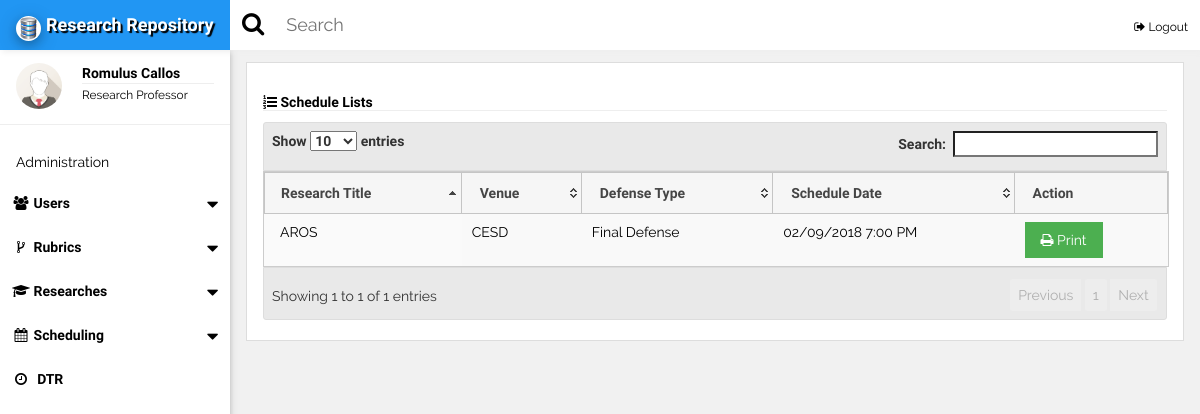
The page /research/index.php?listSched=true (signed in) on the database as committed earlier.
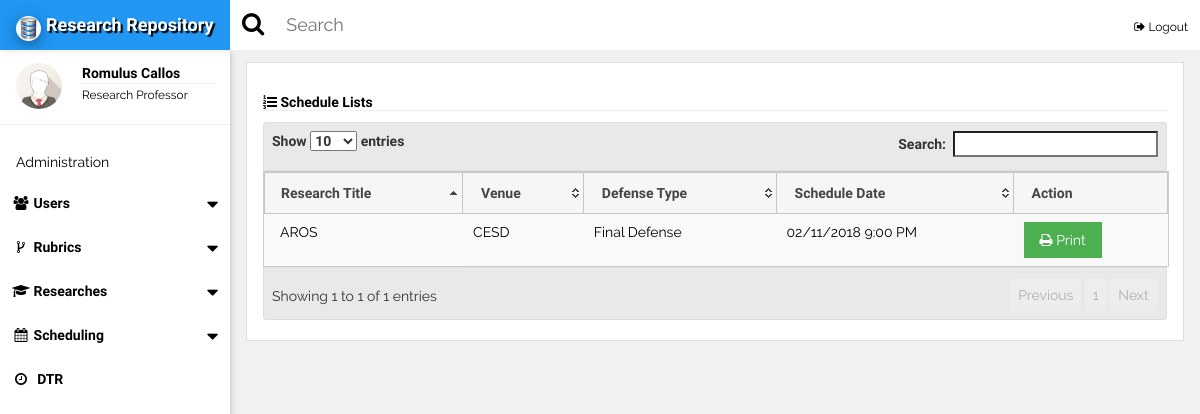
The same page on the database as committed later.
### tables this page shows
CREATE TABLE `schedules` (
  `id` int(10) UNSIGNED NOT NULL,
  `researchId` varchar(20) NOT NULL,
  `venue` varchar(255) NOT NULL,
  `defenseType` varchar(10) NOT NULL,
  `rubricId` varchar(20) NOT NULL,
  `dateSchedule` varchar(50) NOT NULL,
  `dateAdded` varchar(50) NOT NULL,
  `status` varchar(10) NOT NULL
);

CREATE TABLE `researches` (
  `id` int(11) UNSIGNED NOT NULL,
  `title` varchar(255) NOT NULL,
  `description` longtext NOT NULL,
  `course_id` varchar(10) NOT NULL,
  `adviserId` varchar(20) NOT NULL,
  `schoolYear` varchar(40) NOT NULL
);

### include/dbcon.php (called while the page is built, shortened)
<?php
	function getTitle($x){
		$sql = mysql_query("SELECT * FROM `researches` WHERE `id`='$x'");
		while($row = mysql_fetch_assoc($sql)){
			return $row['title'];
		}
	}
?>

### research/schedList.php (the view, shortened to what this page needs)
<header class="w3-container" style="padding-top:22px">
	<h5><b><i class="fa fa-list-ol fa-fx"></i> Schedule Lists</b><hr style="margin:0px" /></h5>
</header>
<div class="w3-container">
	<table id="userListTbl" class="w3-table w3-border w3-text-black display dataTable no-footer">
		<thead>
			<tr>
				<th>Research Title</th>
				<th>Venue</th>
				 <th>Defense Type</th>
                <th>Schedule Date</th>
				<th>Action</th>
			</tr>
		</thead>
		<tbody>
			<?php
				$query = mysql_query("select * from schedules");
				while($r = mysql_fetch_assoc($query)){
			?>
				<tr>
					<td><?php echo getTitle($r['researchId'])?></td>
					<td><?php echo $r['venue'];?></td>
					  <td>
						<?php
							if($r['rubricId']==2) echo "Final Defense"; else echo "Proposal Defense";
						?>
					</td>
                    <td><?php echo $r['dateSchedule']; ?></td>
					<td>
                        <a href="javascript:void(0);" class="w3-btn w3-green" style="text-decoration:none;" onclick="myFunction(<?php echo $r['id']; ?>)"><i class="fa fa-print"></i> Print </a>
					</td>
				</tr>
			<?php }?>
		</tbody>
	</table>
</div>

Rows that differ between the two databases and show on the page:
changed schedules "CESD": dateSchedule "02/09/2018 7:00 PM" → "02/11/2018 9:00 PM"
